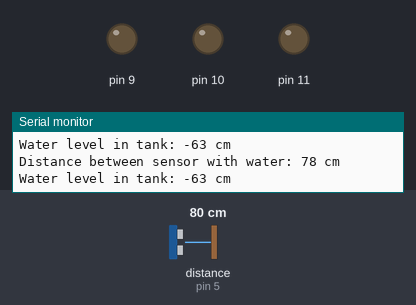
Bench run of a program on a simulated Arduino Nano, built with avr-gcc and run on an emulated ATmega328P. Parts: output pins drawn as LEDs (lit = HIGH), the last lines printed to the serial monitor. Wiring (inferred from the names in the program): ultrasonic range finder: trigger pin 6; echo pin 5. The inputs (shaded band) are chosen by the test bench; at power-on: distance to the obstacle (sensor on pin 5) 80 cm. The echo pulse lasts 58.3 µs per cm; pins used as bus, display or sensor lines are not drawn.

Above: at 1.8 s.
1.9 s: distance to the obstacle (sensor on pin 5) set to 11 cm
3.4 s: distance to the obstacle (sensor on pin 5) set to 8 cm
At 4.7 s:
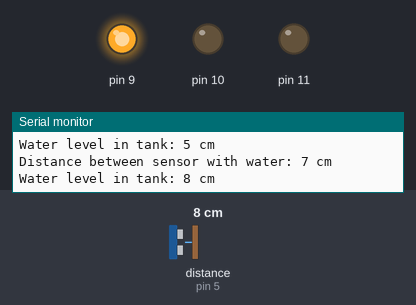
5.5 s: distance to the obstacle (sensor on pin 5) set to 5 cm
At 6.7 s:
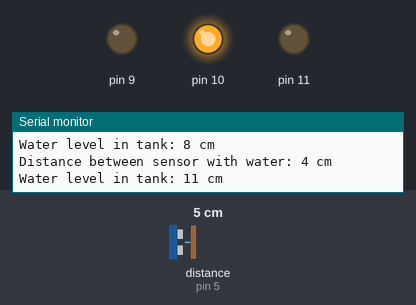
7.5 s: distance to the obstacle (sensor on pin 5) set to 2 cm
At 8.6 s:
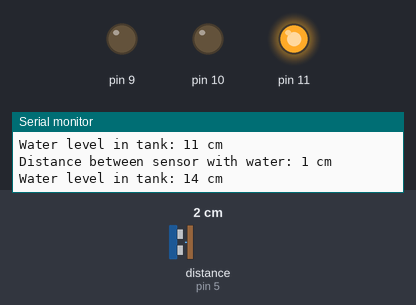
9.5 s: distance to the obstacle (sensor on pin 5) set to 4 cm
At 10.6 s:
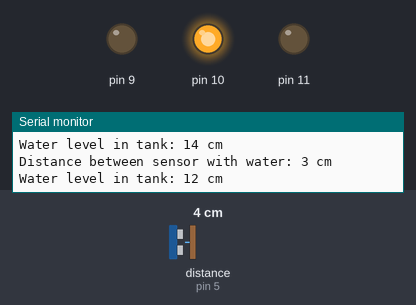
11.5 s: distance to the obstacle (sensor on pin 5) set to 9 cm
At 12.5 s:
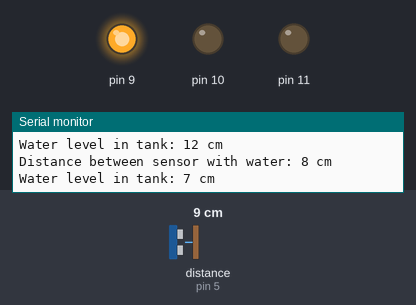
Timing chart, 0 to 14.5 s (numbered marks = the images above; inputs shaded):
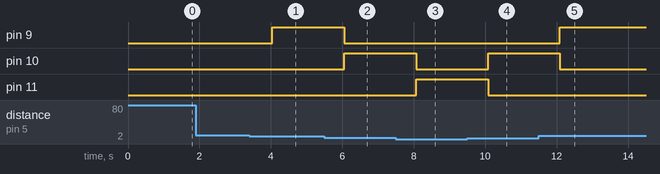

Measured:
- the behaviour switches between 10 and 9 cm on distance to the obstacle (sensor on pin 5) (found by bisection; images 0 and 1)
- the behaviour switches between 7 and 6 cm on distance to the obstacle (sensor on pin 5) (found by bisection; images 1 and 2)
- the behaviour switches between 4 and 3 cm on distance to the obstacle (sensor on pin 5) (found by bisection; images 2 and 3)
- after the input at 3.4 s, pin 9: LOW → HIGH after 0.64 s
- after the input at 5.5 s, pin 9: HIGH → LOW after 0.55 s; pin 10: LOW → HIGH after 0.55 s
- after the input at 7.5 s, pin 10: HIGH → LOW after 0.57 s; pin 11: LOW → HIGH after 0.57 s
- after the input at 9.5 s, pin 10: LOW → HIGH after 0.58 s; pin 11: HIGH → LOW after 0.58 s
- after the input at 11.5 s, pin 9: LOW → HIGH after 0.59 s; pin 10: HIGH → LOW after 0.59 s

The program:

main.cpp
```cpp
#include <Arduino.h>
const int TRIGGER_PIN = 6;
const int ECHO_PIN = 5;
long duration;
int distance;
int heightoftank = 15;
int waterIntank;

void setup() {
  // put your setup code here, to run once:
  pinMode(TRIGGER_PIN, OUTPUT);
  pinMode(ECHO_PIN, INPUT);
  for (int i = 9; i <= 11; i++)
  {
    pinMode(i, OUTPUT);
  }
  Serial.begin(9600);
}

void loop() {
  // put your main code here, to run repeatedly:
  digitalWrite(TRIGGER_PIN, LOW);
  delayMicroseconds(2);
  digitalWrite(TRIGGER_PIN, HIGH);
  delayMicroseconds(10);
  digitalWrite(TRIGGER_PIN, LOW);

  duration = pulseIn(ECHO_PIN, HIGH);
  distance = duration * 0.034 / 2;

  // Calculate water level in tank
  waterIntank = heightoftank - distance;

  Serial.print("Distance between sensor with water: ");
  Serial.print(distance);
  Serial.println(" cm");
  Serial.print("Water level in tank: ");
  Serial.print(waterIntank);
  Serial.println(" cm");

  // Water level in tank cause turn on led
  if (waterIntank >= 7 && waterIntank <= 9)
  {
    digitalWrite(10, LOW); digitalWrite(11, LOW);
    digitalWrite(9, HIGH);
  }
  if (waterIntank >= 10 && waterIntank <= 12)
  {
    digitalWrite(9, LOW); digitalWrite(11, LOW);
    digitalWrite(10, HIGH);
  }
  if (waterIntank > 12)
  {
    digitalWrite(9, LOW); digitalWrite(10, LOW);
    digitalWrite(11, HIGH);
  }
  if (waterIntank < 7)
  {
    digitalWrite(9, LOW);
    digitalWrite(10, LOW);
    digitalWrite(11, LOW);
  }
  delay(1000);
}
```
